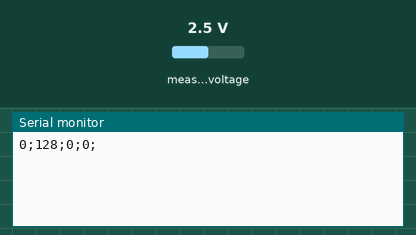
Bench run of a sketch on a simulated Arduino Uno, built with avr-gcc and run on an emulated ATmega328P. Shown: the last lines printed to the serial monitor. Wiring (inferred from the names in the program): MCP3008 converter: CS pin 10. The inputs (shaded band) are chosen by the test bench; at power-on: measured voltage 2.5 V.

Above: at 1.2 s.
1.3 s: measured voltage set to 0.1 V
At 2.6 s:
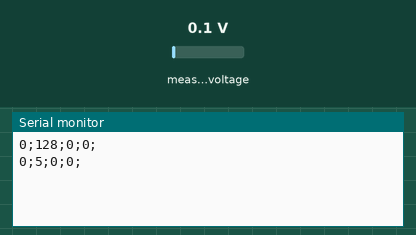
2.8 s: measured voltage set to 1.2 V
At 3.8 s:
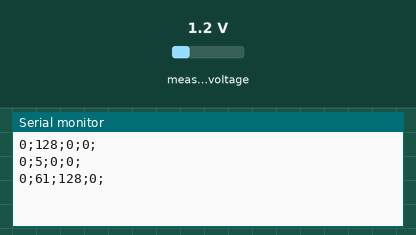
Timing chart, 0 to 5.8 s (numbered marks = the images above; inputs shaded):
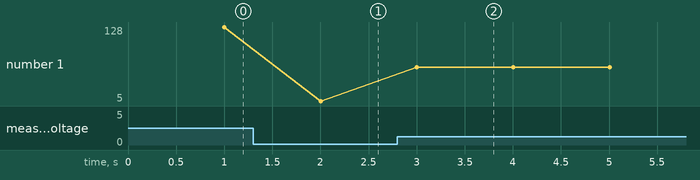

The sketch:

mcp3008Test_1.ino
```cpp
// inslude the SPI library:
#include <SPI.h>


// set pin 10 as the slave select for the digital pot:
const int chipSelect = 10;

int analogInput[8];
long previousMillis = 0;
byte b1=0;
byte b2=0;
byte b3=0;
byte b4=0;

void setup() {
  // set the chipSelect as an output:
  pinMode (chipSelect, OUTPUT);
  // initialize SPI:
  SPI.begin();
  Serial.begin(9600);
  digitalWrite(chipSelect, HIGH);
}

void loop() {
  // go through the six channels of the digital pot:
  //for (int i = 0; i <= 7; i++) {
  //  analogInput[i] = mcp3008_read(chipSelect,i);
  //}
  //serialOut();
  mcp3008_read(chipSelect,1);
  serialTest(b1, b2, b3, b4);
}

int mcp3008_read(int chip_select, int channel) {
  digitalWrite(chip_select, LOW);
  //delayMicroseconds(4);

  b1 = SPI.transfer(((channel << 2) + 0b1100000));
  b2 = SPI.transfer(0x00);
  b3 = SPI.transfer(0x00);
  b4 = SPI.transfer(0x00);
  //int value = SPI.transfer(0) << 2;
  //value += (SPI.transfer(0) & 0b11000000) >> 6;

  digitalWrite(chip_select, HIGH);
  //return value;
  return 0;
}

//a utiliser plus tard
int mcp3008_average(int chip_select, int channel, int range) {
  int sample_i;
  long sample_sum = 0;
  for (sample_i = 0; sample_i < 10; sample_i++) {
    sample_sum += mcp3008_read(chip_select, channel);
  }
  return (sample_sum / 10) * range / 1023;
}

void serialOut() {
  unsigned long currentMillis = millis();

  if(currentMillis - previousMillis > 1000) {
    // save the last time
    previousMillis = currentMillis;

    Serial.print(analogInput[0]);
    Serial.print(";");
    Serial.print(analogInput[1]);
    Serial.print(";");
    Serial.print(analogInput[2]);
    Serial.print(";");
    Serial.print(analogInput[3]);
    Serial.print(";");
    Serial.print(analogInput[4]);
    Serial.print(";");
    Serial.print(analogInput[5]);
    Serial.print(";");
    Serial.print(analogInput[6]);
    Serial.print(";");
    Serial.print(analogInput[7]);
    Serial.println();
  }
}

void serialTest(byte hb, byte lb, byte a, byte b) {
  unsigned long currentMillis = millis();

  if(currentMillis - previousMillis > 1000) {
    // save the last time
    previousMillis = currentMillis;

    Serial.print(hb);
    Serial.print(";");
    Serial.print(lb);
    Serial.print(";");
    Serial.print(a);
    Serial.print(";");
    Serial.print(b);
    Serial.print(";");
    Serial.println();
  }
}
```

Measured:
- after the input at 1.3 s, the serial monitor: prints a new line after 0.70 s (image 1)
- after the input at 2.8 s, the serial monitor: prints a new line after 0.20 s (image 2)
- plotted number 1: 128 → 5 after the input at 1.3 s, 5 → 61 after the input at 2.8 s
